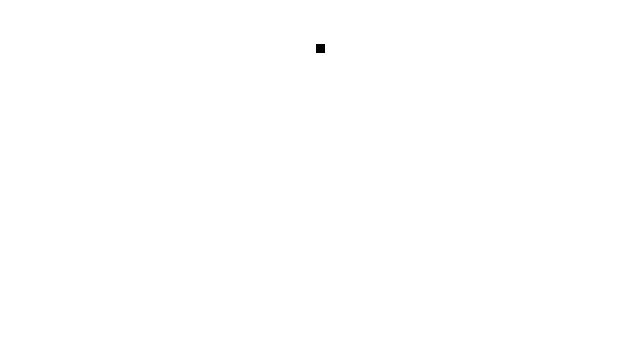
Frame 1 (no input)
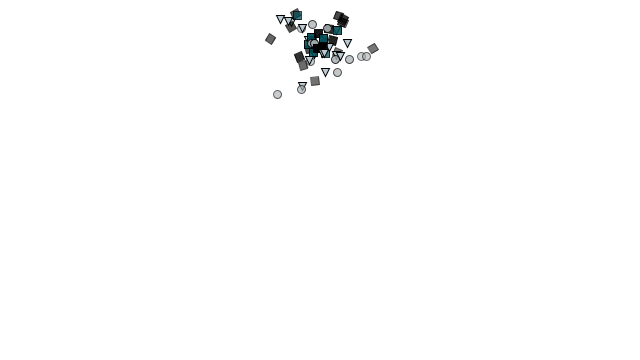
Frame 60 (the mouse pressed at the canvas centre just before this capture)
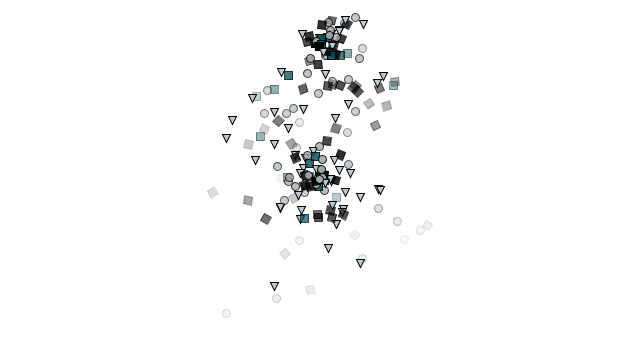
Frame 120 (the mouse held since frame 60 and released just before this capture)

The Processing sketch that drew these frames (run headless with seeded random() and noise(); from frame 60 on, the mouse is pressed at the canvas centre):

// Processing sketch: ParticleSystemDemo
// ── ParticleSystemDemo.pde
// runner file
ArrayList<ParticleSystem> ps;

void setup() {
  size(640, 360);
  ps = new ArrayList<>();
  
  ps.add(new ParticleSystem());
}

void draw() {
  background(255);
  
  for (ParticleSystem p : ps) {
    p.run();
  }
}

void mousePressed() {
  // ps.remove(0);
  ps.add(new ParticleSystem(new PVector(mouseX, mouseY)));
}

// ── Confetti.pde
public class Confetti extends Particle {
  public Confetti(PVector l) {
    super(l);
  }
  
  // override parent display method
  public void display() {
    rectMode(CENTER);
    fill(0, 76, 84, getLifespan());
    stroke(0, getLifespan());
    rect(getLocation().x, getLocation().y, 8, 8);
  }
}

// ── Glitter.pde
public class Glitter extends Particle {
  public Glitter(PVector l) {
    super(l);
  }
  
  // override parent display method
  public void display() {
    rectMode(CENTER);
    fill(186, 202, 211);
    stroke(0);
    float x = getLocation().x;
    float y = getLocation().y;
    triangle(x, y, x + 8, y, x + 4, y + 8);
  }
}

// ── Particle.pde
public class Particle {
  private PVector location;
  private PVector velocity;
  private PVector acceleration;
  private float lifespan;
  
  public Particle(PVector l) {
    location = l.copy();
    velocity = new PVector(random(-1, 1), random(-2, 0));
    acceleration = new PVector(0, 0.05);
    lifespan = 255;
  }
  
  public PVector getLocation() {
    return this.location;
  }
  
  public float getLifespan() {
    return this.lifespan;
  }
  
  public void run() {
    update();
    display();
  }
  
  public void update() {
    velocity.add(acceleration);
    location.add(velocity);
    lifespan -= 2;
  }
  
  public void display() {
    stroke(0, lifespan);
    fill(165, 172, 175, lifespan);
    ellipse(location.x, location.y, 8, 8);
  }
  
  public boolean isDead() {
    return lifespan < 0;
  }
}

// ── ParticleSystem.pde
public class ParticleSystem {
  private ArrayList<Particle> particles;
  private PVector origin;

  public ParticleSystem() {
    particles = new ArrayList<>();
    origin = new PVector(width / 2, 50);
  }
  
  public ParticleSystem(PVector o) {
    particles = new ArrayList<>();
    origin = o.copy();
  }

  public void run() {
    double chance = Math.random();
    if (chance < 0.25) {
      particles.add(new Particle(origin));
    } else if (chance < 0.75) {
      if (chance < 0.65) { 
        particles.add(new SpinningConfetti(origin));
      } else {
        particles.add(new Confetti(origin));
      }
    } else {
      particles.add(new Glitter(origin));
    }

    for (int i = 0; i < particles.size(); i++) {
      Particle p = particles.get(i);
      p.run();

      if (p.isDead()) {
        particles.remove(i);
        i--;
      }
    }
  }
}

// ── SpinningConfetti.pde
public class SpinningConfetti extends Confetti {
  public SpinningConfetti(PVector l) {
    super(l);
  }
  
  // override parent display method
  public void display() {
    float theta = map(getLocation().x, 0, width, 0, TWO_PI * 2);
    
    rectMode(CENTER);
    fill(0, getLifespan());
    stroke(0, getLifespan());
    
    pushMatrix();
    translate(getLocation().x, getLocation().y);
    rotate(theta);
    rect(0, 0, 8, 8);
    popMatrix();
  }
}
